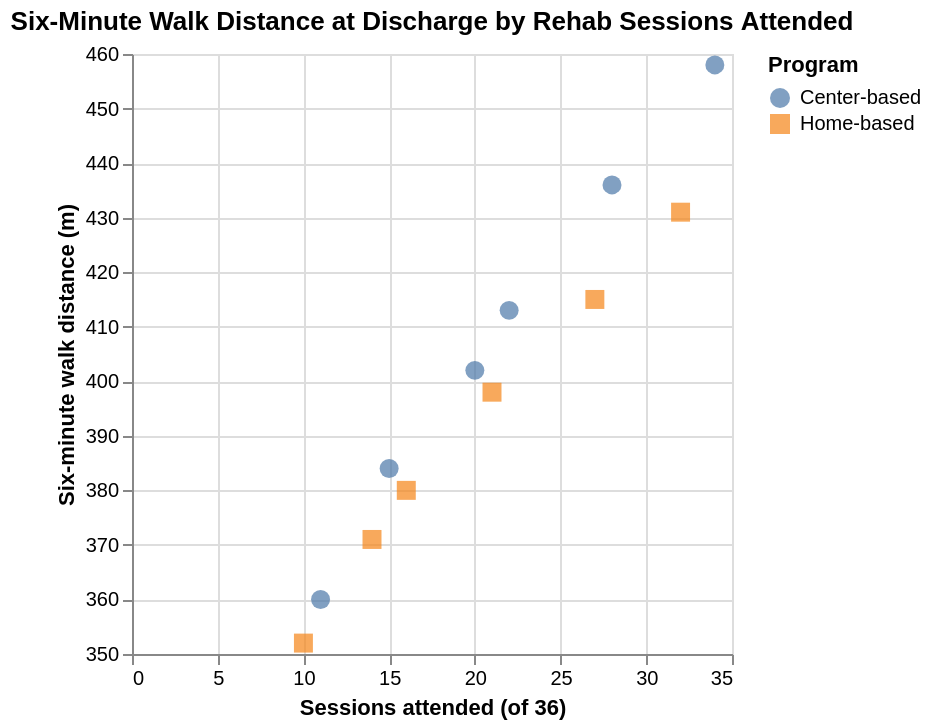

Notebook code cell kept with this figure:
### Markdown cell above
## Task 1: Explore the rehab patients with Altair

### 1.1 Load the patients and build the scatter plot

> **Checkpoint: `output/exploratory_spec.json`**
> A Vega-Lite specification with a `point` mark, `x`, `y`, `color`, and `shape` encodings, and the twelve patients embedded.

### Code cell
patients = pd.read_csv(PATIENTS_PATH)
print("shape:", patients.shape)
display(patients.dtypes)

exploratory_chart = (
    alt.Chart(patients)
    .mark_point(filled=True, size=90)
    .encode(
        x=alt.X("sessions_attended:Q", title="Sessions attended (of 36)"),
        y=alt.Y(
            "walk_distance_m:Q",
            title="Six-minute walk distance (m)",
            scale=alt.Scale(zero=False),
        ),
        color=alt.Color("program:N", title="Program"),
        shape=alt.Shape("program:N", title="Program"),
        tooltip=[
            "patient_id",
            "program",
            "sessions_attended",
            "walk_distance_m",
        ],
    )
    .properties(
        title="Six-Minute Walk Distance at Discharge by Rehab Sessions Attended"
    )
)

exploratory_chart.save(EXPLORATORY_SPEC_PATH)
exploratory_chart

### Figure 1 — Vega-Lite specification as saved in the notebook (floating-point values rounded to 4 significant figures)
{"config": {"view": {"continuousWidth": 300, "continuousHeight": 300}}, "data": {"name": "data-c8aa350521c33b7072b39293a7897d72"}, "mark": {"type": "point", "filled": true, "size": 90}, "encoding": {"color": {"field": "program", "title": "Program", "type": "nominal"}, "shape": {"field": "program", "title": "Program", "type": "nominal"}, "tooltip": [{"field": "patient_id", "type": "nominal"}, {"field": "program", "type": "nominal"}, {"field": "sessions_attended", "type": "quantitative"}, {"field": "walk_distance_m", "type": "quantitative"}], "x": {"field": "sessions_attended", "title": "Sessions attended (of 36)", "type": "quantitative"}, "y": {"field": "walk_distance_m", "scale": {"zero": false}, "title": "Six-minute walk distance (m)", "type": "quantitative"}}, "title": "Six-Minute Walk Distance at Discharge by Rehab Sessions Attended", "$schema": "https://vega.github.io/schema/vega-lite/v5.20.1.json", "datasets": {"data-c8aa350521c33b7072b39293a7897d72": [{"patient_id": "R01", "program": "Home-based", "sessions_attended": 14, "walk_distance_m": 371}, {"patient_id": "R02", "program": "Center-based", "sessions_attended": 20, "walk_distance_m": 402}, {"patient_id": "R03", "program": "Home-based", "sessions_attended": 32, "walk_distance_m": 431}, {"patient_id": "R04", "program": "Center-based", "sessions_attended": 11, "walk_distance_m": 360}, {"patient_id": "R05", "program": "Center-based", "sessions_attended": 28, "walk_distance_m": 436}, {"patient_id": "R06", "program": "Home-based", "sessions_attended": 10, "walk_distance_m": 352}, {"patient_id": "R07", "program": "Home-based", "sessions_attended": 21, "walk_distance_m": 398}, {"patient_id": "R08", "program": "Center-based", "sessions_attended": 34, "walk_distance_m": 458}, {"patient_id": "R09", "program": "Home-based", "sessions_attended": 16, "walk_distance_m": 380}, {"patient_id": "R10", "program": "Center-based", "sessions_attended": 15, "walk_distance_m": 384}, {"patient_id": "R11", "program": "Home-based", "sessions_attended": 27, "walk_distance_m": 415}, {"patient_id": "R12", "program": "Center-based", "sessions_attended": 22, "walk_distance_m": 413}]}}
